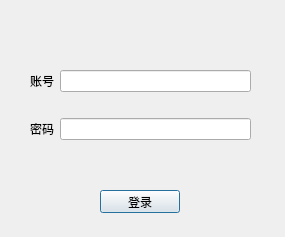
<?xml version="1.0" encoding="UTF-8"?>
<ui version="4.0">
 <class>Login</class>
 <widget class="QDialog" name="Login">
  <property name="geometry">
   <rect>
    <x>0</x>
    <y>0</y>
    <width>285</width>
    <height>237</height>
   </rect>
  </property>
  <property name="windowTitle">
   <string>Dialog</string>
  </property>
  <widget class="QPushButton" name="pushButton">
   <property name="geometry">
    <rect>
     <x>100</x>
     <y>190</y>
     <width>80</width>
     <height>23</height>
    </rect>
   </property>
   <property name="text">
    <string>登录</string>
   </property>
  </widget>
  <widget class="QWidget" name="">
   <property name="geometry">
    <rect>
     <x>30</x>
     <y>50</y>
     <width>221</width>
     <height>111</height>
    </rect>
   </property>
   <layout class="QVBoxLayout" name="verticalLayout">
    <item>
     <layout class="QHBoxLayout" name="horizontalLayout">
      <item>
       <widget class="QLabel" name="label">
        <property name="text">
         <string>账号</string>
        </property>
       </widget>
      </item>
      <item>
       <widget class="QLineEdit" name="lineEdit"/>
      </item>
     </layout>
    </item>
    <item>
     <layout class="QHBoxLayout" name="horizontalLayout_2">
      <item>
       <widget class="QLabel" name="label_2">
        <property name="text">
         <string>密码</string>
        </property>
       </widget>
      </item>
      <item>
       <widget class="QLineEdit" name="lineEdit_2"/>
      </item>
     </layout>
    </item>
   </layout>
  </widget>
 </widget>
 <resources/>
 <connections/>
</ui>
